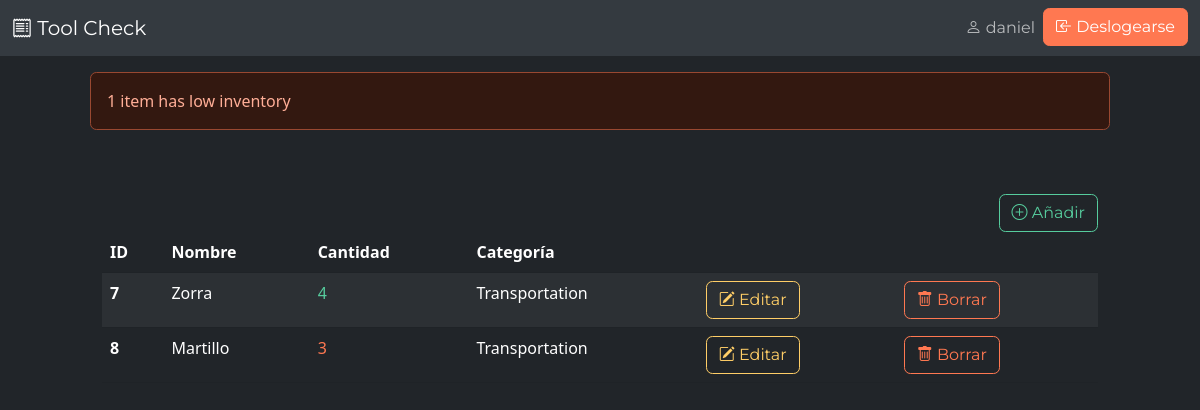
Page /dashboard/ (signed in) on the earlier database version.
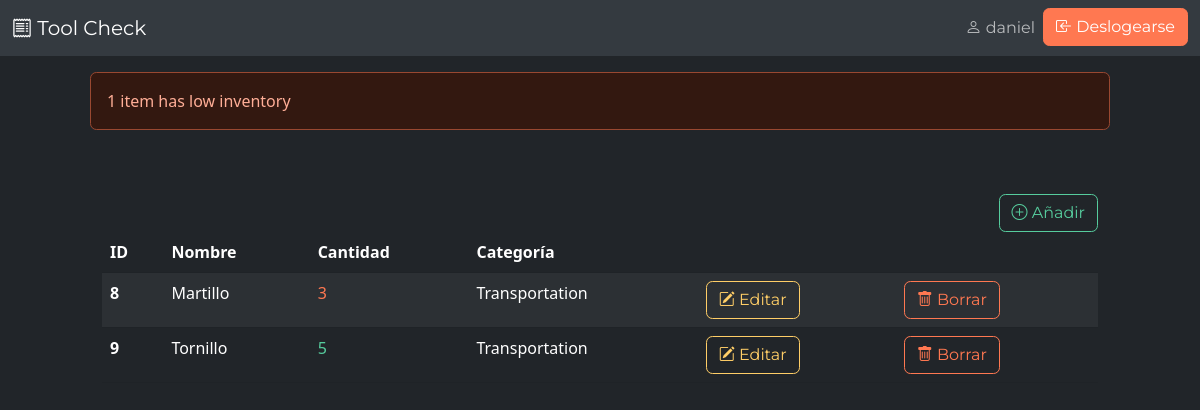
Same page on the later database version.
### inventory/models.py (models this page shows, shortened)
class InventoryItem(models.Model):
	name = models.CharField(max_length=200)
	quantity = models.IntegerField()
	category = models.ForeignKey('Category', on_delete=models.SET_NULL, blank=True, null=True)
	date_created = models.DateTimeField(auto_now_add=True)
	user = models.ForeignKey(User, on_delete=models.CASCADE)

class Category(models.Model):
	name = models.CharField(max_length=200)
	class Meta:
		verbose_name_plural = 'categories'

### inventory/views.py (the view)
# urls.py: path('dashboard/', Dashboard.as_view(), name='dashboard'),
class Dashboard(LoginRequiredMixin, View):
	def get(self, request):
		items = InventoryItem.objects.filter(user=self.request.user.id).order_by('id')
		low_inventory = InventoryItem.objects.filter(
			user=self.request.user.id,
			quantity__lte=LOW_QUANTITY
		)
		if low_inventory.count() > 0:
			if low_inventory.count() > 1:
				messages.error(request, f'{low_inventory.count()} items have low inventory')
			else:
				messages.error(request, f'{low_inventory.count()} item has low inventory')
		low_inventory_ids = InventoryItem.objects.filter(
			user=self.request.user.id,
			quantity__lte=LOW_QUANTITY
		).values_list('id', flat=True)
		return render(request, 'inventory/dashboard.html', {'items': items, 'low_inventory_ids': low_inventory_ids})

### inventory/templates/inventory/dashboard.html (shortened to what this page needs)
{% extends 'inventory/base.html' %}
{% block content %}
	{% if messages %}
		<div class="row mt-3">
			{% for message in messages %}
				{% if message.tags == 'error' %}
					<div class="col-md-10 col-12 mx-auto alert alert-danger">
						{{ message }}
					</div>
				{% else %}
					<div class="col-md-10 col-12 mx-auto alert alert-success">
						{{ message }}
					</div>
				{% endif %}
			{% endfor %}
		</div>
	{% endif %}
	<div class="row">
		<div class="col-md-10 col-12 mx-auto mt-5">
			<div class="d-flex justify-content-end">
				<a href="{% url 'add-item' %}" class="btn btn-outline-success"> <i class="bi bi-plus-circle"></i> Añadir </a>
			</div>
			<table class="table table-hover table-striped">
				<thead>
					<tr>
						<th scope="col">ID</th>
						<th scope="col">Nombre</th>
						<th scope="col">Cantidad</th>
						<th scope="col">Categoría</th>
						<th scope="col"></th>
						<th scope="col"></th>
					</tr>
				</thead>
				<tbody>
					{% for item in items %}
					<tr>
						<th scope="row">{{ item.id }}</th>
						<td>{{ item.name }}</td>
						{% if item.id in low_inventory_ids %}
							<td class="text-danger">{{ item.quantity }}</td>
						{% else %}
							<td class="text-success">{{ item.quantity }}</td>
						{% endif %}
						<td>{{ item.category.name }}</td>
						<td><a href="{% url 'edit-item' item.id %}" class="btn btn-outline-warning"> <i class="bi bi-pencil-square"></i> Editar</a></td>
						<td><a href="{% url 'delete-item' item.id %}" class="btn btn-outline-danger"> <i class="bi bi-trash"></i> Borrar</a></td>
					</tr>
					{% endfor %}
				</tbody>
			</table>
		</div>
	</div>
{% endblock content %}

### inventory/templates/inventory/base.html (shortened to what this page needs)
<!DOCTYPE html>
<html lang="en" data-bs-theme="dark">
<head>
	<link href="https://bootswatch.com/5/minty/bootstrap.min.css" rel="stylesheet">
	<link rel="stylesheet" href="https://cdn.jsdelivr.net/npm/bootstrap-icons@1.5.0/font/bootstrap-icons.css">
</head>
<body>
	{% include 'inventory/navigation.html' %}
	{% block content %}
	{% endblock content %}
</body>
</html>

### inventory/templates/inventory/navigation.html (shortened to what this page needs)
<nav class="navbar navbar-expand-lg bg-dark">
	<div class="container-fluid">
		<a class="navbar-brand" href="{% url 'index' %}"> <i class="bi bi-receipt"></i> Tool Check</a>
		<div class="collapse navbar-collapse justify-content-end" id="navbarNav">
			<ul class="navbar-nav">
				{% if user.is_authenticated %}
					<li class="nav-item">
						<a class="nav-link" href="#"> <i class="bi bi-person"></i> {{ user.username }}</a>
					</li>
					<li class="nav-item">
						<form method="post" action="{% url 'logout' %}">
							<button type="submit" class="btn btn-danger"><i class="bi bi-box-arrow-in-left"></i> Deslogearse</button>
						</form>
					</li>
				{% endif %}
			</ul>
		</div>
	</div>
</nav>

Differences in the rows shown:
removed InventoryItem: id "7", name "Zorra", quantity "4", category.name "Transportation"
added InventoryItem: id "9", name "Tornillo", quantity "5", category.name "Transportation"
